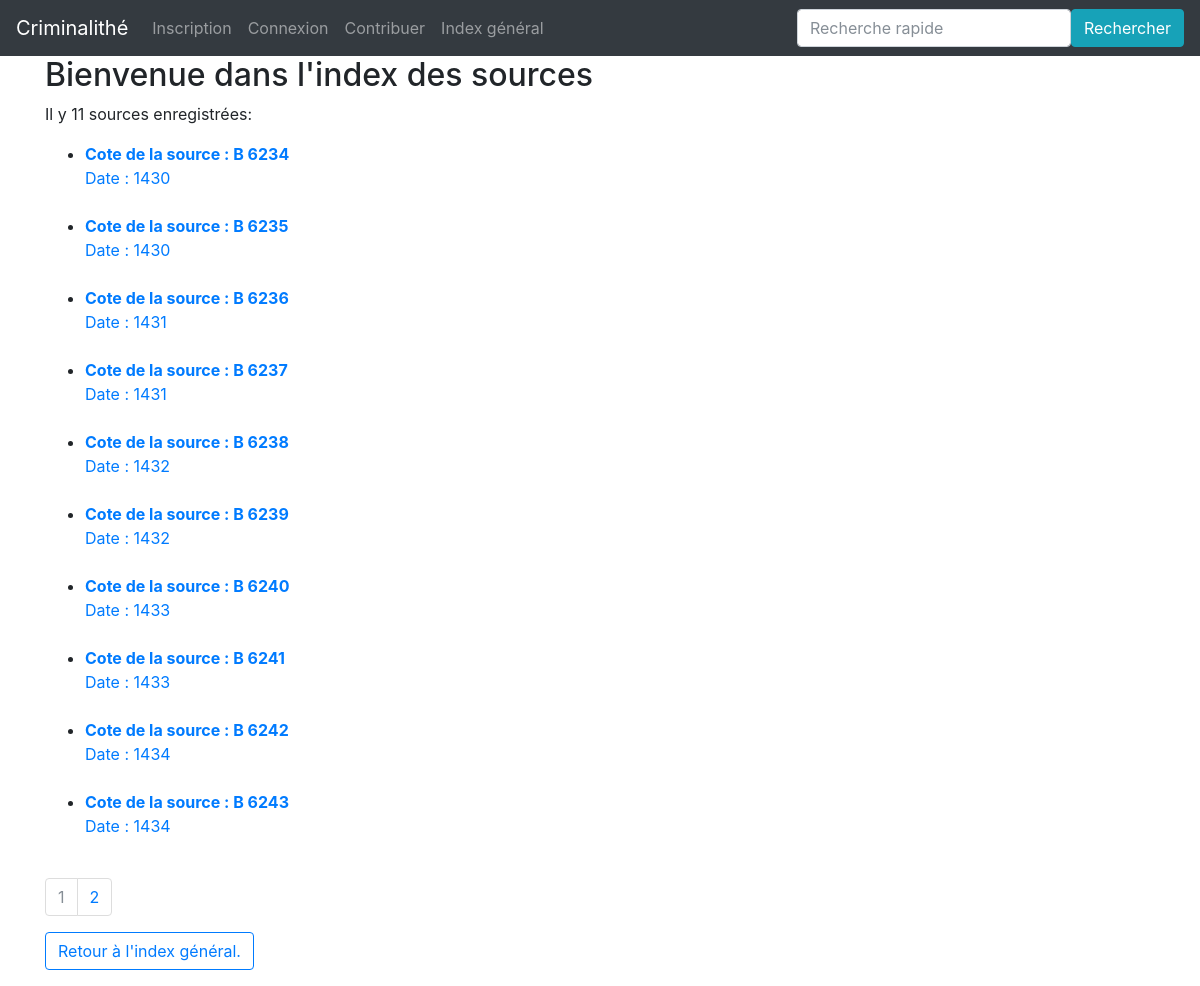
/Index/sources/, run on the app's committed database.
### app/modeles/donnees.py (models this page shows, shortened)
class Source(db.Model):
    source_id = db.Column(db.Integer, primary_key=True, unique=True, nullable=False, autoincrement=True)
    source_date = db.Column(db.Integer)
    authorships = db.relationship("Authorship", back_populates="source")

### app/routes/__init__.py (the view)
@app.route("/Index/sources/")
def index_sources():
    page = request.args.get("page", 1)
    if isinstance(page, str) and page.isdigit():
        page = int(page)
    else:
        page = 1
    sources = Source.query.paginate(page=page, per_page=RESULTATS_PAR_PAGES_INDEX)
    return render_template("pages/Index_sources.html", sources=sources)

### app/templates/pages/Index_sources.html
{% extends "conteneur.html" %}
{% block corps %}
    <h2> Bienvenue dans l'index des sources</h2>
<p>
    Il y 11 sources enregistrées:
        <ul>
            {% for source in sources.items %}
                <li><a href="{{url_for('source', source_id=source.source_id)}}">
                    <b>Cote de la source : B {{source.source_id}}</b><br/>
                    Date : {{source.source_date}}<br/>
                </a></li><br/>
            {% endfor %}
        </ul>
<nav aria-label="research-pagination">
      <ul class="pagination">
        {%- for page in sources.iter_pages() %}
            {% if page %}
              {% if page != sources.page %}
                <li class="page-item">
                    <a class="page-link" href="{{ url_for("index_sources", page=page) }}">{{page}}</a>
                </li>
              {% else %}
                <li class="page-item active disabled">
                  <a class="page-link">{{page}} <span class="sr-only">(actuelle)</span></a>
                </li>
              {% endif %}
          {% else %}
                <li class="page-item disabled">
                  <a class="page-link">...</a>
                </li>
          {% endif %}
        {%- endfor %}
      </ul>
<button type="button" class="btn btn-outline-primary">
    <a href="{{url_for('index')}}">Retour à l'index général.</a></li>
</button>
</p>
{% endblock %}

### data on the page
Source: source_id "6234", source_date "1430"
Source: source_id "6235", source_date "1430"
Source: source_id "6236", source_date "1431"
Source: source_id "6237", source_date "1431"
Source: source_id "6238", source_date "1432"
Source: source_id "6239", source_date "1432"
Source: source_id "6240", source_date "1433"
Source: source_id "6241", source_date "1433"
Source: source_id "6242", source_date "1434"
Source: source_id "6243", source_date "1434"

### other printed values
{{ page }} "1"
{{ page }} "2"
